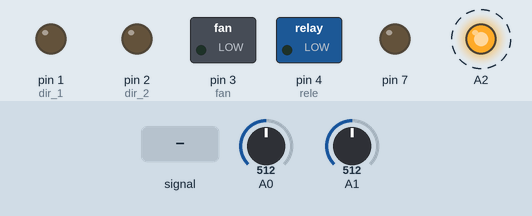
This sketch was run on a simulated Arduino Uno, built with avr-gcc and run on an emulated ATmega328P. On the bench: switched loads named in the sketch (green lamp = pin HIGH), output pins drawn as LEDs (lit = HIGH). Dashed ring = blinking. Inputs (shaded band) come from the test bench; at power-on: A0 = 512, A1 = 512.

Above: at 1.27 s.
1.3 s: A0 fed a 200 Hz sine of ±81 counts around its level
At 1.78 s:
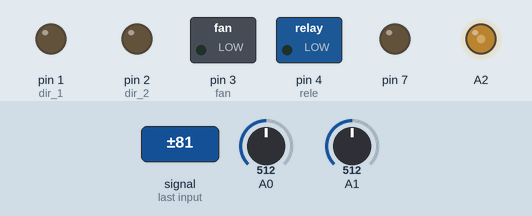
4.3 s: A0 set to 716
7.3 s: A0 set to 122
At 7.59 s:
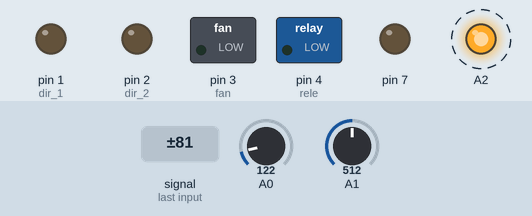
10.3 s: A1 fed a 1000 Hz sine of ±255 counts around its level
13.3 s: A1 set to 0
16.3 s: A1 set to 306
At 17.5 s:
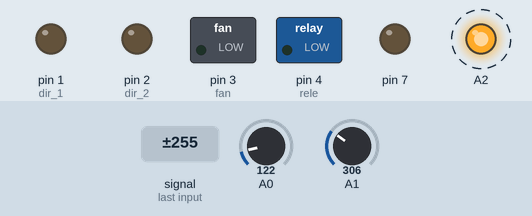
Timing chart, 0 to 18.8 s (numbered marks = the images above; inputs shaded):
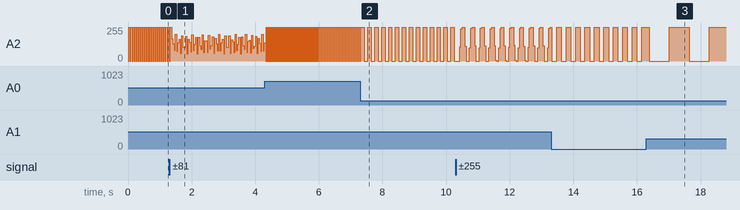

Measured:
- after the input at 7.3 s, A2: alternates 255/255 for 0.11 s and 0/255 for 0.11 s, starting after 0.13 s
- after the input at 16.3 s, A2: alternates 255/255 for 0.63 s and 0/255 for 0.63 s, starting after 0.09 s
- by itself, A2: alternates 255/255 for 0.02 s and 0/255 for 0.02 s

The sketch:

controle_1.ino
```cpp
float Kp = 0.2;
float Ki = 0.009;
int fan = 3;
float fan_valor = 0;
int rele = 4;

int dir_1 = 1; //direção da ponte h
int dir_2 = 2;

float erro_ant = 0;
float erro = 0;

float acao = 0;
float acao_ant = 0;

float temp = 0;
float ref = 0;

void setup() {
  pinMode(7, OUTPUT);
  pinMode(dir_1, OUTPUT);
  pinMode(dir_2, OUTPUT);
  pinMode(fan, OUTPUT);
  pinMode(rele, OUTPUT);

}

void loop() {
 ref = (100*analogRead(A1)) + 35;
 temp = (analogRead(A0) * 330.0);
 erro = -(ref - temp);
 acao = acao_ant + Kp*(erro - erro_ant) + Ki * 0.2 * erro;
 if (acao < 0.8) {
  acao = 0.8;
 }

 else if (acao < 0) {
  acao = 0;
 }

 fan_valor = acao + 0.2;
 analogWrite(A2, fan_valor);
 erro_ant = erro;
 acao_ant = acao;
}
```
